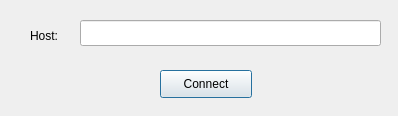
<?xml version="1.0" encoding="UTF-8"?>
<ui version="4.0">
 <class>ConnectDialog</class>
 <widget class="QDialog" name="ConnectDialog">
  <property name="geometry">
   <rect>
    <x>0</x>
    <y>0</y>
    <width>398</width>
    <height>116</height>
   </rect>
  </property>
  <property name="windowTitle">
   <string>Connect To Network</string>
  </property>
  <widget class="QLineEdit" name="host">
   <property name="geometry">
    <rect>
     <x>80</x>
     <y>20</y>
     <width>301</width>
     <height>26</height>
    </rect>
   </property>
  </widget>
  <widget class="QLabel" name="label">
   <property name="geometry">
    <rect>
     <x>30</x>
     <y>20</y>
     <width>41</width>
     <height>31</height>
    </rect>
   </property>
   <property name="text">
    <string>Host:</string>
   </property>
  </widget>
  <widget class="QPushButton" name="connectButton">
   <property name="geometry">
    <rect>
     <x>160</x>
     <y>70</y>
     <width>92</width>
     <height>28</height>
    </rect>
   </property>
   <property name="text">
    <string>Connect</string>
   </property>
  </widget>
 </widget>
 <resources/>
 <connections/>
</ui>
